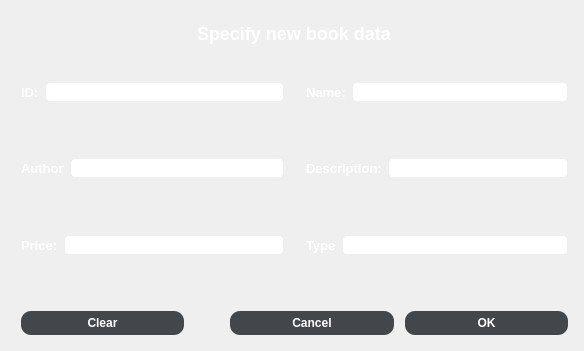
<?xml version="1.0" encoding="UTF-8"?>
<ui version="4.0">
 <class>SellBookDialog</class>
 <widget class="QDialog" name="SellBookDialog">
  <property name="geometry">
   <rect>
    <x>0</x>
    <y>0</y>
    <width>584</width>
    <height>351</height>
   </rect>
  </property>
  <property name="windowTitle">
   <string>Create new item</string>
  </property>
  <property name="styleSheet">
   <string notr="true">background-color: grey;
                QPushButton{	background-color: rgb(67,70,75);
                border-width: 2px;
                border-radius: 10px;
                border-color: beige;
                font: bold 12px;
                color: white;
                padding: 5px;
                }
                QPushButton:pressed {
                border-style: inset;
                border: 2px solid #add8e6;
                }</string>
  </property>
  <layout class="QGridLayout" name="gridLayout">
   <item row="10" column="1" colspan="3">
    <spacer name="verticalSpacer">
     <property name="orientation">
      <enum>Qt::Vertical</enum>
     </property>
     <property name="sizeType">
      <enum>QSizePolicy::Preferred</enum>
     </property>
     <property name="sizeHint" stdset="0">
      <size>
       <width>20</width>
       <height>5</height>
      </size>
     </property>
    </spacer>
   </item>
   <item row="5" column="1">
    <spacer name="verticalSpacer_2">
     <property name="orientation">
      <enum>Qt::Vertical</enum>
     </property>
     <property name="sizeType">
      <enum>QSizePolicy::Preferred</enum>
     </property>
     <property name="sizeHint" stdset="0">
      <size>
       <width>20</width>
       <height>10</height>
      </size>
     </property>
    </spacer>
   </item>
   <item row="6" column="1">
    <layout class="QHBoxLayout" name="horizontalLayout_3">
     <item>
      <widget class="QLabel" name="price">
       <property name="styleSheet">
        <string notr="true">font: bold 13px;
                                    color: white;</string>
       </property>
       <property name="text">
        <string>Price:</string>
       </property>
      </widget>
     </item>
     <item>
      <widget class="QLineEdit" name="priceLineEdit">
       <property name="styleSheet">
        <string notr="true">background-color: white;
                                    border-radius: 5px;
                                    border: 2px solid light grey;</string>
       </property>
      </widget>
     </item>
    </layout>
   </item>
   <item row="3" column="1">
    <spacer name="verticalSpacer_4">
     <property name="orientation">
      <enum>Qt::Vertical</enum>
     </property>
     <property name="sizeType">
      <enum>QSizePolicy::Preferred</enum>
     </property>
     <property name="sizeHint" stdset="0">
      <size>
       <width>20</width>
       <height>10</height>
      </size>
     </property>
    </spacer>
   </item>
   <item row="4" column="1">
    <layout class="QHBoxLayout" name="horizontalLayout_2">
     <item>
      <widget class="QLabel" name="author">
       <property name="styleSheet">
        <string notr="true">font: bold 13px;
                                    color: white;</string>
       </property>
       <property name="text">
        <string>Author</string>
       </property>
      </widget>
     </item>
     <item>
      <widget class="QLineEdit" name="authorLineEdit">
       <property name="styleSheet">
        <string notr="true">background-color: white;
                                    border-radius: 5px;
                                    border: 2px solid light grey;</string>
       </property>
      </widget>
     </item>
    </layout>
   </item>
   <item row="4" column="4">
    <spacer name="horizontalSpacer_5">
     <property name="orientation">
      <enum>Qt::Horizontal</enum>
     </property>
     <property name="sizeType">
      <enum>QSizePolicy::Preferred</enum>
     </property>
     <property name="sizeHint" stdset="0">
      <size>
       <width>5</width>
       <height>20</height>
      </size>
     </property>
    </spacer>
   </item>
   <item row="0" column="1" colspan="3">
    <layout class="QGridLayout" name="gridLayout_2">
     <item row="0" column="0" alignment="Qt::AlignHCenter">
      <widget class="QLabel" name="label_7">
       <property name="styleSheet">
        <string notr="true">font: bold 18px;
                                    color: white;</string>
       </property>
       <property name="text">
        <string>Specify new book data</string>
       </property>
      </widget>
     </item>
    </layout>
   </item>
   <item row="2" column="3">
    <layout class="QHBoxLayout" name="horizontalLayout_6">
     <item>
      <widget class="QLabel" name="name">
       <property name="styleSheet">
        <string notr="true">font: bold 13px;
                                    color: white;</string>
       </property>
       <property name="text">
        <string>Name:</string>
       </property>
      </widget>
     </item>
     <item>
      <widget class="QLineEdit" name="nameLineEdit">
       <property name="styleSheet">
        <string notr="true">background-color: white;
                                    border-radius: 5px;
                                    border: 2px solid light grey;</string>
       </property>
      </widget>
     </item>
    </layout>
   </item>
   <item row="4" column="3">
    <layout class="QHBoxLayout" name="horizontalLayout_5">
     <item>
      <widget class="QLabel" name="description">
       <property name="styleSheet">
        <string notr="true">font: bold 13px;
                                    color: white;</string>
       </property>
       <property name="text">
        <string>Description:</string>
       </property>
      </widget>
     </item>
     <item>
      <widget class="QLineEdit" name="descriptionLineEdit">
       <property name="styleSheet">
        <string notr="true">background-color: white;
                                    border-radius: 5px;
                                    border: 2px solid light grey;</string>
       </property>
       <property name="text">
        <string/>
       </property>
      </widget>
     </item>
    </layout>
   </item>
   <item row="9" column="1" colspan="3">
    <layout class="QHBoxLayout" name="horizontalLayout_7">
     <item>
      <widget class="QPushButton" name="clearButton">
       <property name="styleSheet">
        <string notr="true">QPushButton{	background-color: rgb(67,70,75);
                                    border-width: 2px;
                                    border-radius: 10px;
                                    border-color: beige;
                                    font: bold 12px;
                                    color: white;
                                    padding: 5px;
                                    }
                                    QPushButton:pressed {
                                    border-style: inset;
                                    border: 2px solid #add8e6;
                                    }</string>
       </property>
       <property name="text">
        <string>Clear</string>
       </property>
      </widget>
     </item>
     <item>
      <spacer name="horizontalSpacer_2">
       <property name="orientation">
        <enum>Qt::Horizontal</enum>
       </property>
       <property name="sizeType">
        <enum>QSizePolicy::Preferred</enum>
       </property>
       <property name="sizeHint" stdset="0">
        <size>
         <width>40</width>
         <height>20</height>
        </size>
       </property>
      </spacer>
     </item>
     <item>
      <widget class="QPushButton" name="cancelButton">
       <property name="styleSheet">
        <string notr="true">QPushButton{	background-color: rgb(67,70,75);
                                    border-width: 2px;
                                    border-radius: 10px;
                                    border-color: beige;
                                    font: bold 12px;
                                    color: white;
                                    padding: 5px;
                                    }
                                    QPushButton:pressed {
                                    border-style: inset;
                                    border: 2px solid #add8e6;
                                    }</string>
       </property>
       <property name="text">
        <string>Cancel</string>
       </property>
      </widget>
     </item>
     <item>
      <spacer name="horizontalSpacer_3">
       <property name="orientation">
        <enum>Qt::Horizontal</enum>
       </property>
       <property name="sizeType">
        <enum>QSizePolicy::Preferred</enum>
       </property>
       <property name="sizeHint" stdset="0">
        <size>
         <width>5</width>
         <height>20</height>
        </size>
       </property>
      </spacer>
     </item>
     <item>
      <widget class="QPushButton" name="okButton">
       <property name="styleSheet">
        <string notr="true">QPushButton{	background-color: rgb(67,70,75);
                                    border-width: 2px;
                                    border-radius: 10px;
                                    border-color: beige;
                                    font: bold 12px;
                                    color: white;
                                    padding: 5px;
                                    }
                                    QPushButton:pressed {
                                    border-style: inset;
                                    border: 2px solid #add8e6;
                                    }</string>
       </property>
       <property name="text">
        <string>OK</string>
       </property>
      </widget>
     </item>
    </layout>
   </item>
   <item row="6" column="3">
    <layout class="QHBoxLayout" name="horizontalLayout_4">
     <item>
      <widget class="QLabel" name="type">
       <property name="styleSheet">
        <string notr="true">font: bold 13px;
                                    color: white;</string>
       </property>
       <property name="text">
        <string>Type</string>
       </property>
      </widget>
     </item>
     <item>
      <widget class="QLineEdit" name="typeLineEdit">
       <property name="styleSheet">
        <string notr="true">background-color: white;
                                    border-radius: 5px;
                                    border: 2px solid light grey;</string>
       </property>
      </widget>
     </item>
    </layout>
   </item>
   <item row="1" column="1" colspan="3">
    <spacer name="verticalSpacer_5">
     <property name="orientation">
      <enum>Qt::Vertical</enum>
     </property>
     <property name="sizeType">
      <enum>QSizePolicy::Preferred</enum>
     </property>
     <property name="sizeHint" stdset="0">
      <size>
       <width>20</width>
       <height>20</height>
      </size>
     </property>
    </spacer>
   </item>
   <item row="2" column="1">
    <layout class="QHBoxLayout" name="horizontalLayout">
     <item>
      <widget class="QLabel" name="id">
       <property name="styleSheet">
        <string notr="true">font: bold 13px;
                                    color: white;</string>
       </property>
       <property name="text">
        <string>ID:</string>
       </property>
      </widget>
     </item>
     <item>
      <widget class="QLineEdit" name="idLineEdit">
       <property name="styleSheet">
        <string notr="true">background-color: white;
                                    border-radius: 5px;
                                    border: 2px solid light grey;
                                </string>
       </property>
      </widget>
     </item>
    </layout>
   </item>
   <item row="4" column="0">
    <spacer name="horizontalSpacer_4">
     <property name="orientation">
      <enum>Qt::Horizontal</enum>
     </property>
     <property name="sizeType">
      <enum>QSizePolicy::Preferred</enum>
     </property>
     <property name="sizeHint" stdset="0">
      <size>
       <width>10</width>
       <height>20</height>
      </size>
     </property>
    </spacer>
   </item>
   <item row="7" column="1">
    <spacer name="verticalSpacer_3">
     <property name="orientation">
      <enum>Qt::Vertical</enum>
     </property>
     <property name="sizeType">
      <enum>QSizePolicy::Preferred</enum>
     </property>
     <property name="sizeHint" stdset="0">
      <size>
       <width>20</width>
       <height>10</height>
      </size>
     </property>
    </spacer>
   </item>
   <item row="2" column="2" rowspan="6">
    <spacer name="horizontalSpacer">
     <property name="orientation">
      <enum>Qt::Horizontal</enum>
     </property>
     <property name="sizeType">
      <enum>QSizePolicy::Preferred</enum>
     </property>
     <property name="sizeHint" stdset="0">
      <size>
       <width>10</width>
       <height>20</height>
      </size>
     </property>
    </spacer>
   </item>
  </layout>
 </widget>
 <resources/>
 <connections/>
</ui>
